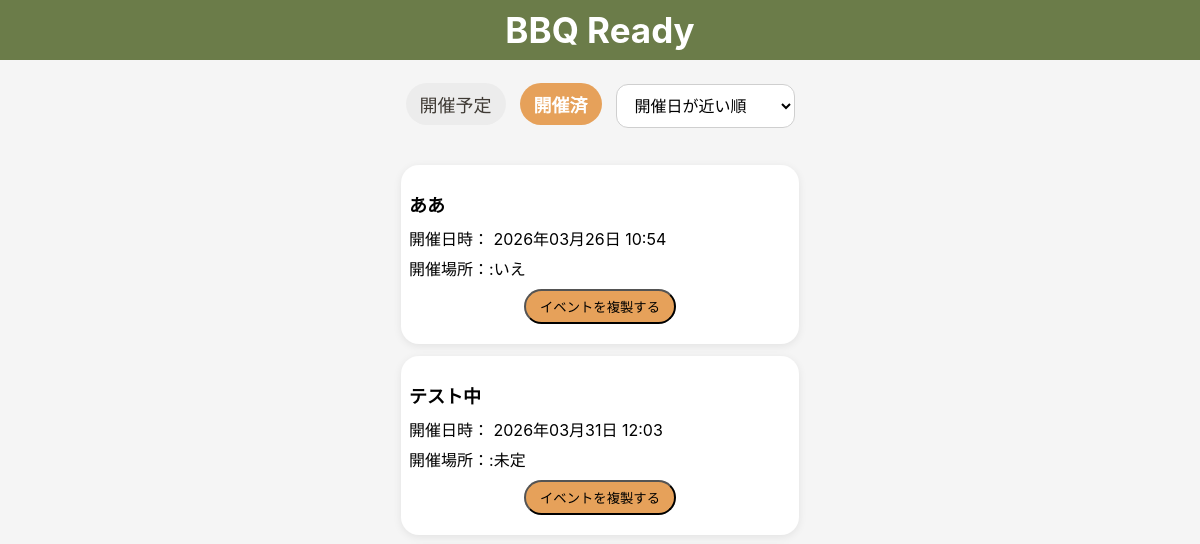
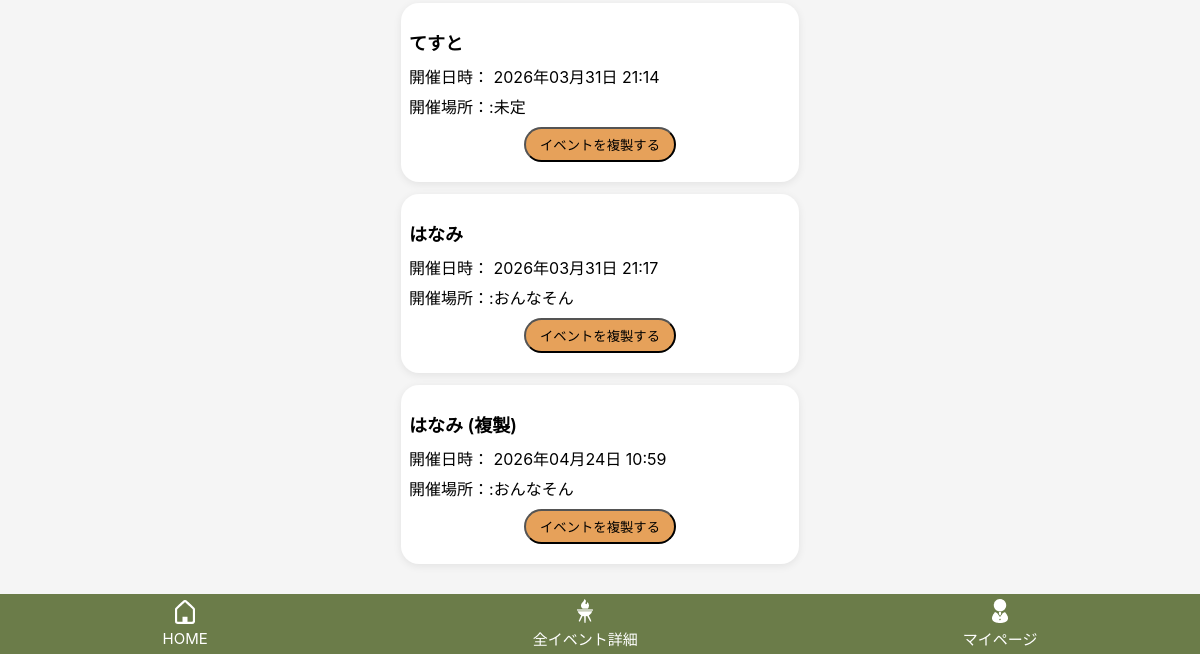
Before: /events/?status=past&sort=held_at_asc (signed in) with the older database file (2 pictures, top to bottom).
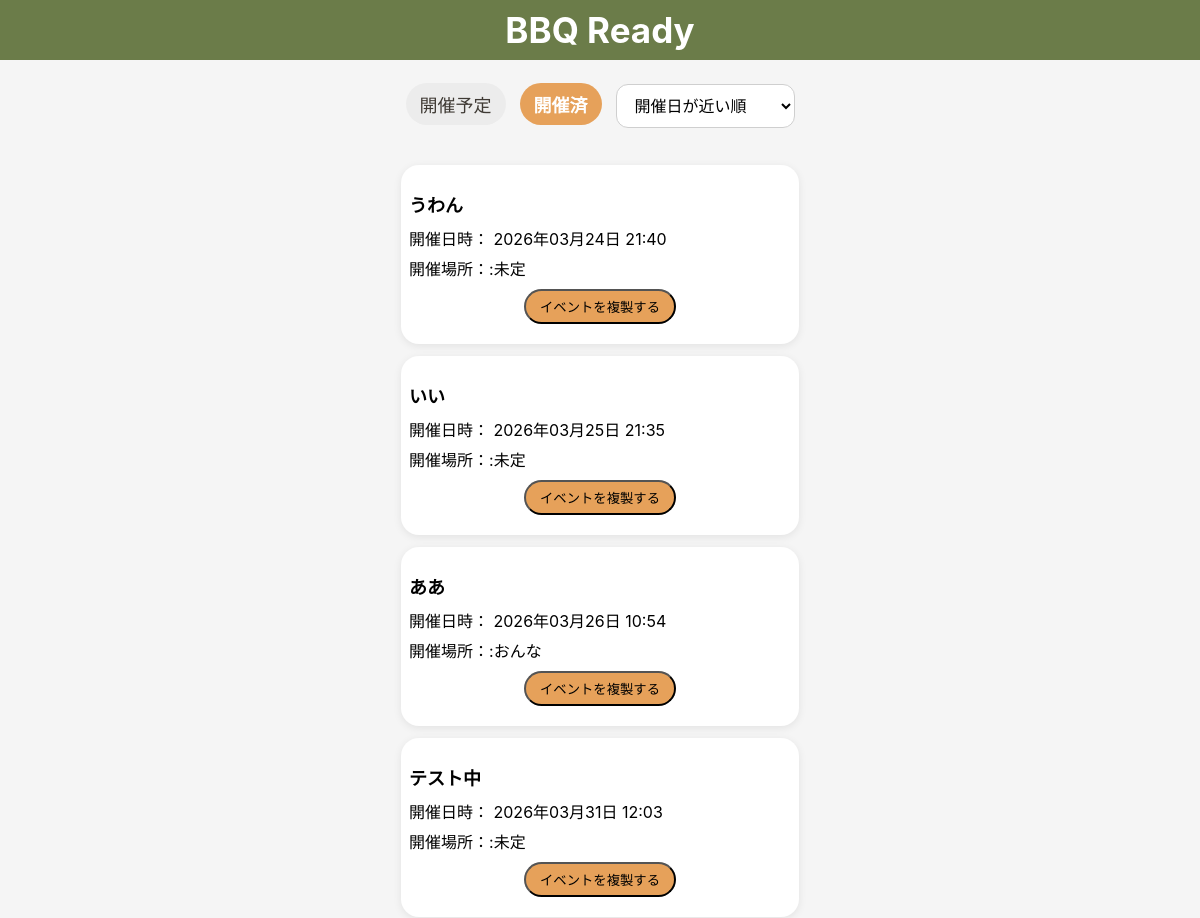
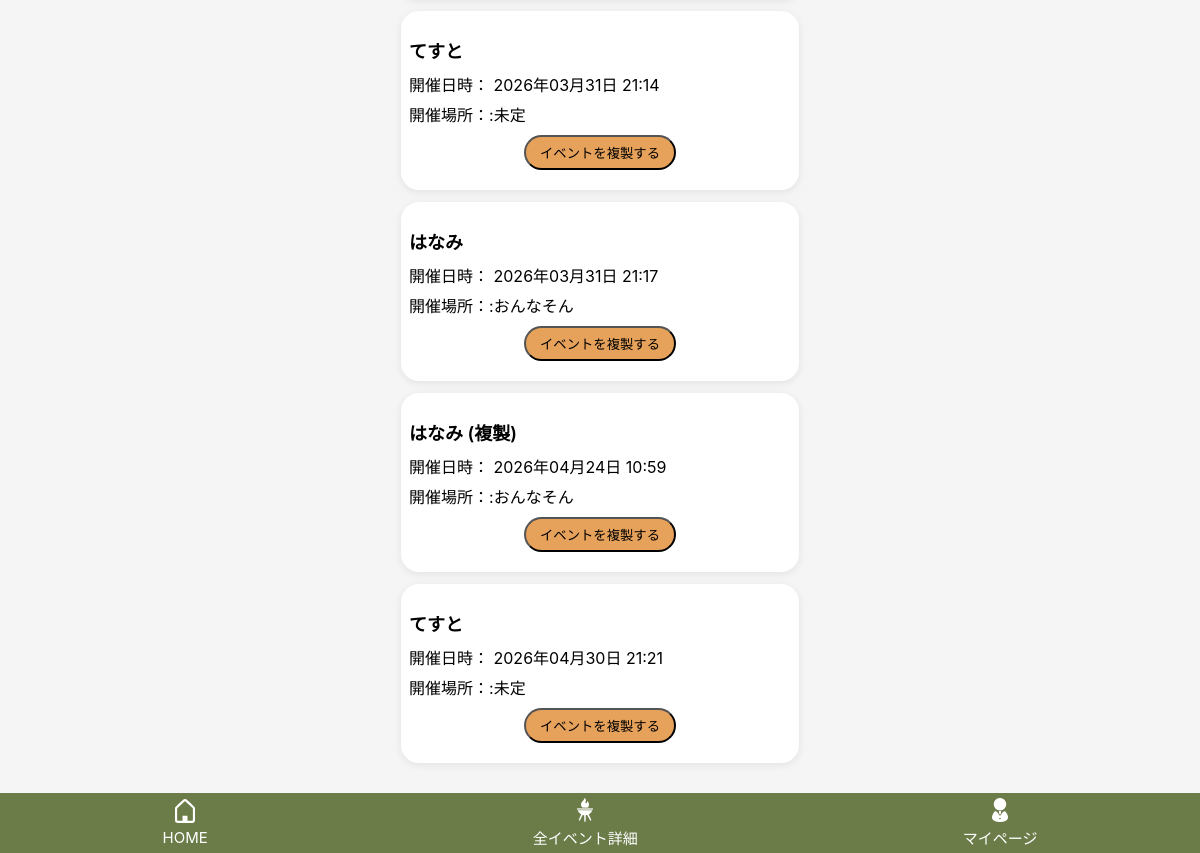
After: the same page with the newer database file (2 pictures, top to bottom).
### bbq_app/models.py (models this page shows, shortened)
class Event(models.Model):
    user = models.ForeignKey(settings.AUTH_USER_MODEL, on_delete=models.CASCADE, related_name="events")
    name = models.CharField("イベント名", max_length=30)
    held_at = models.DateTimeField("開催日時", null=True, blank=True)
    location = models.CharField("開催場所", max_length=50, blank=True)
    created_at = models.DateTimeField("作成日時", auto_now_add=True)
    updated_at = models.DateTimeField("更新日時", auto_now=True)

### bbq_app/views.py (the view)
# urls.py: path("events/", views.event_list, name="event_list"),
@login_required
def event_list(request):
    status = request.GET.get("status", "upcoming")
    sort =request.GET.get("sort", "held_at_asc")
    now = timezone.now()
    qs = Event.objects.filter(user=request.user)
    if status == "past":
        events = qs.filter(held_at__lt=now)
    else:
        events = qs.filter(Q(held_at__gte=now) | Q(held_at__isnull=True))
    if sort == "held_at_desc":
        events = events.order_by("-held_at")
    elif sort == "created_desc":
        events = events.order_by("-created_at")
    else:
        sort = "held_at_asc"
        events =events.order_by("held_at")
    return render(request, "bbq_app/event_list.html",{"events":events,"status":status,"sort":sort})

### bbq_app/templates/bbq_app/event_list.html (shortened to what this page needs)
{% extends "bbq_app/base.html" %}
{% block content %}
<h2 class="event-list-page-title">全イベント詳細確認</h2>
<div class="event-list-toolbar">
    <div class="event-list-tabs">
        <a href="{% url 'event_list' %}?status=upcoming&sort={{ sort }}"
        class="event-tab {% if status == 'upcoming' %}active{% endif %}">
            開催予定
        </a>
        <a href="{% url 'event_list' %}?status=past&sort={{ sort }}"
        class="event-tab {% if status == 'past' %}active{% endif %}">
            開催済
        </a>
    </div>
    <form method="get" class="event-sort">
        <select name="sort" onchange="this.form.submit()">
            <option value="held_at_asc" {% if sort == "held_at_asc" %}selected{% endif %}>
                開催日が近い順
            </option>
        </select>
    </form>
</div>
<div class="event-card-list">
    {% for event in events %}
        <div class="event-list-card">
            <a href="{% url 'item_edit' event.id %}" class="event-list-card__link">
                <p class="event-list-card__title">{{ event.name }}</p>
                <p class="event-list-card__text">
                    開催日時：
                    {% if event.held_at %}
                        {{ event.held_at|date:"Y年m月d日 H:i" }}
                    {% else %}
                        未定
                    {% endif %}
                </p>
                <p class="event-list-card__text">
                    開催場所：:{{ event.location|default:"未定"}}
                </p>
            </a>
            <button type="button" class="event-list-card__duplicate-btn"
                    onclick="openDuplicateModal({{ event.id }}); return false;">
                イベントを複製する
            </button>
        </div>
    {% empty %}
        <p class="event-list-empty">イベントがありません</p>
    {% endfor %}
</div>
{% endblock %}

### bbq_app/templates/bbq_app/base.html (shortened to what this page needs)
{% load static %}
<!DOCTYPE html>
<html lang="ja">
<head>
    <link rel="stylesheet" href="{% static 'bbq_app/css/style.css' %}">
</head>
<body>
    {% block header %}
        {% include "bbq_app/partials/top_bar.html" %}
    {% endblock %}
    <main class="main-content {% block page_class %}{% endblock %}">
    {% block content %}{% endblock %}
    </main>
    {% block footer %}
        {% include "bbq_app/partials/footer_nav.html" %}
    {% endblock %}
</body>
</html>

### bbq_app/templates/bbq_app/partials/top_bar.html
<header class="top-bar">
    <div class="top-bar__title">BBQ Ready</div>
</header>

### bbq_app/templates/bbq_app/partials/footer_nav.html
{% load static %}
<div class="footer-nav">
    <a href="{% url 'home' %}">
        <img src="{% static 'bbq_app/images/home.png' %}" width="24">
        <span>HOME</span>
    </a>
    <a href="{% url 'event_list' %}">
        <img src="{% static 'bbq_app/images/events.png' %}" width="24">
        <span>全イベント詳細</span>
    </a>
    <a href="{% url 'mypage' %}">
        <img src="{% static 'bbq_app/images/mypage.png' %}" width="24">
        <span>マイページ</span>
    </a>
</div>

### bbq_app/static/bbq_app/css/style.css (style rules this page uses)
body { margin: 0; background: #f5f5f5; font-family: -apple-system, BlinkMacSystemFont, "Helvetica Neue", sans-serif; }
.main-content { max-width: 430px; margin: 0 auto; padding: 80px 16px 90px; box-sizing: border-box; padding-top: 8px; }
.main-content form input, .main-content form textarea, .main-content form select { width: 100%; max-width: 100%; box-sizing: border-box; }
.main-content input, .main-content select, .main-content textarea { height: 44px; padding: 10px 12px; font-size: 16px; box-sizing: border-box; }
.top-bar { position: fixed; top: 0; left: 0; width: 100%; height: 60px; background: #6b7c49; display: flex; align-items: center; justify-content: center; z-index: 1000; color: white; }
.top-bar__title { font-size: 35px; font-weight: bold; }
.footer-nav { position: fixed; bottom: 0; left: 0; width: 100%; height: 60px; background: #6b7c49; display: flex; justify-content: space-around; align-items: center; }
.footer-nav a { text-decoration: none; color: white; display: flex; flex-direction: column; align-items: center; font-size: 15px; }
.footer-nav img { margin-bottom: 5px; }
.event-card-list { display: flex; flex-direction: column; gap: 12px; }
.event-list-page-title { text-align: center; margin-bottom: 20px; }
.event-list-toolbar { display: flex; justify-content: center; align-items: center; gap: 14px; margin-bottom: 20px; flex-wrap: wrap; }
.event-list-tabs { display: flex; align-items: center; gap: 14px; margin-bottom: 20px; }
.event-list-tabs a, .event-list-tabs strong { display: inline-block; font-size: 18px; text-decoration: none; color: #3f3a34; padding: 8px 14px; border-radius: 999px; }
.event-sort { margin: 0; }
.event-sort select { width: auto; min-width: 120px; position: relative; top: -8px; }
.event-list-card { background: #ffffff; border-radius: 18px; padding: 8px; box-shadow: 0 2px 8px rgba(0, 0, 0, 0.08); }
.event-list-card__link { display: block; text-decoration: none; color: inherit; text-align: left; }
.event-list-card__title { font-size: 18px; font-weight: 600; margin-bottom: 10px; }
.event-list-card__text { margin: 6px 0; line-height: 1.5; }
.event-list-card__duplicate-btn { padding: 6px 14px; border-radius: 999px; background:#e6a15a; color:black; margin:12px auto; display:block; margin-top: 8px; }
.event-tab { padding:8px 16px; border-radius:999px; text-decoration:none; background:#ececec; color:#3f3a34; font-size:14px; }
.event-tab.active { background:#e6a15a; color:white; font-weight:600; }
.main-content input[type="text"], .main-content input[type="datetime-local"], .main-content input[type="date"], .main-content input[type="time"], .main-content input[type="datetime-local"], .main-content textarea, .main-content select { padding: 12px 14px; font-size: 16px; border-radius: 12px; border: 1px solid #cfcfcf; box-sizing: border-box; min-height: 44px; background: white; }

Changed rows visible on the page:
added Event: name "うわん", held_at "2026年03月24日 21:40", location "未定"
added Event: name "いい", held_at "2026年03月25日 21:35", location "未定"
changed Event "ああ": location "いえ" → "おんな"
added Event: name "てすと", held_at "2026年04月30日 21:21", location "未定"
